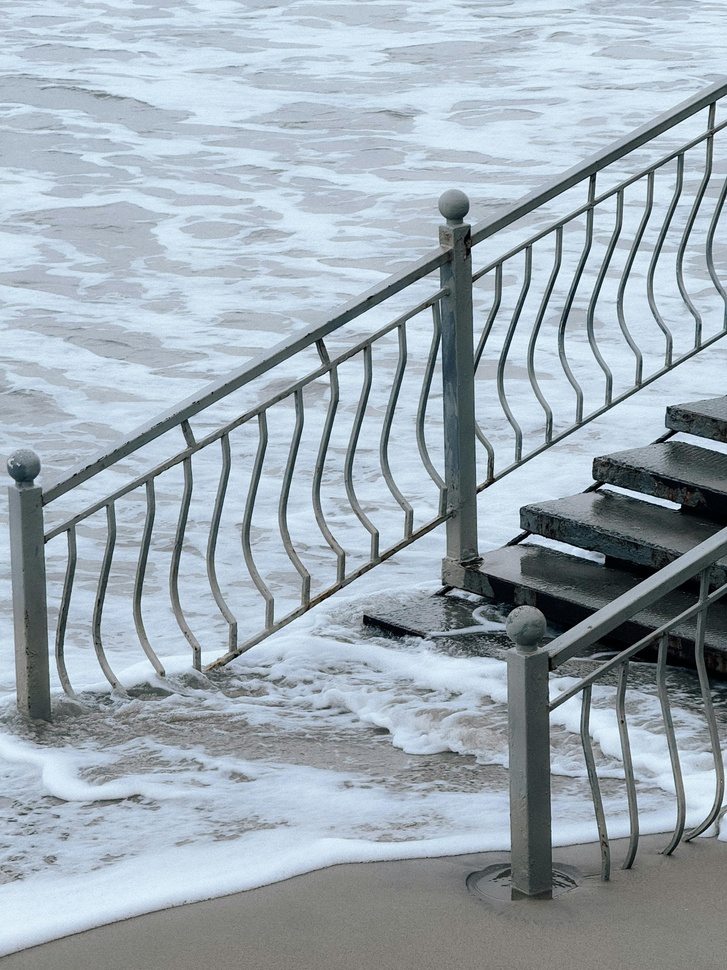
#> input picture pexels-marina-zvada-844583049-30388802.jpg, 727 x 970 px, shrunk from 3024 x 4032 before the run, found by its file name
$ jupyter execute implementation.ipynb   (shell and % lines are left out)   (older library calls are emulated)
#> lines starting #> are read from the running program, lines starting #| are printed output that depends on the picture
[cell 1]
import cv2
import numpy as np
import matplotlib.pyplot as plt

[cell 2]
img=cv2.imread(r"C:\Users\aman\Desktop\CVDL\LAB2\pexels-marina-zvada-844583049-30388802.jpg")
#> img is the input picture: shape (970, 727, 3); mean B, G, R 180.1, 170.6, 158.3
plt.imshow(img)

[cell 3]
img=cv2.cvtColor(img,cv2.COLOR_BGR2RGB)
plt.imshow(img)
plt.show()

[cell 4]
img.shape
#> Out = (970, 727, 3)

[cell 5]
sobel_x=cv2.Sobel(img,cv2.CV_64F,1,0,ksize=3)
sobel_y=cv2.Sobel(img,cv2.CV_64F,0,1,ksize=3)
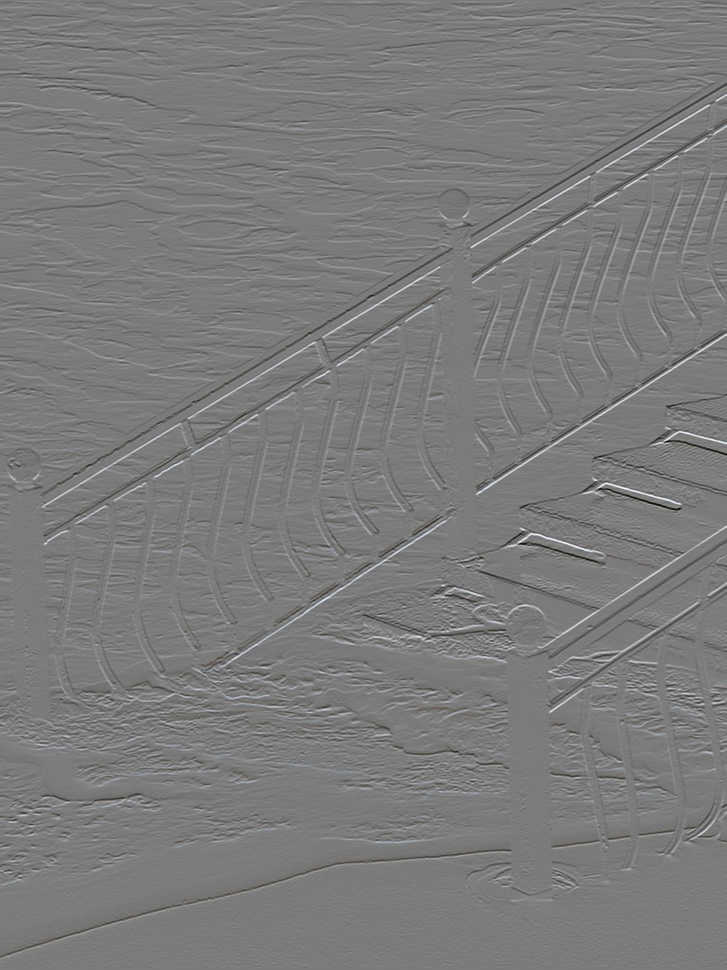
#> sobel_y: shape (970, 727, 3) float64; mean R, G, B -0.5, -0.7, -0.8; drawn with min black and max white

[cell 6]
type(sobel_x)

[cell 7]
sobel_x.shape
#> Out = (970, 727, 3)

[cell 8]
sobel_x.max()
#> Out = 906

[cell 9]
sobel_y.min()
#> Out = -905

[cell 10]
gradient_magnitude = np.sqrt(sobel_x**2 + sobel_y**2)

[cell 11]
def apply_canny_edge_detection(img,low_threshold, high_threshold):
#> called with low_threshold = 10, high_threshold = 30
    image=cv2.cvtColor(img,cv2.COLOR_BGR2GRAY)

    if image is None:
        raise FileNotFoundError(f"Image not found ")

    # Apply Gaussian Blur to reduce noise
    blurred_image = cv2.GaussianBlur(image, (5, 5), 1.4)
    plt.imshow(blurred_image)


    # Apply Canny Edge Detection
    edges = cv2.Canny(blurred_image, low_threshold, high_threshold)
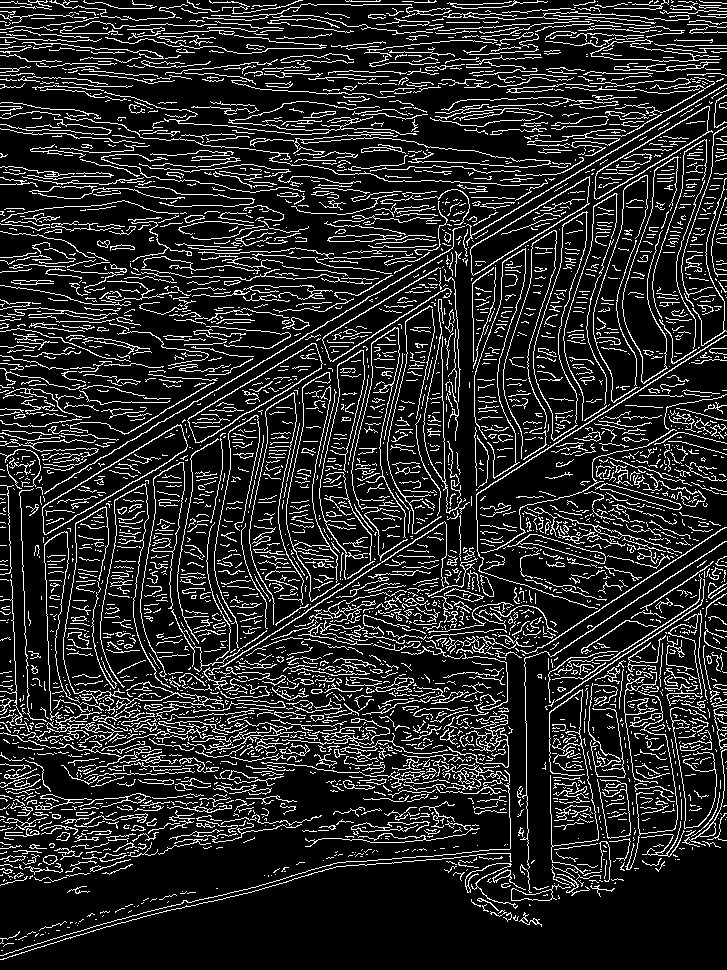
#> edges: shape (970, 727); 15.5% white in thin lines or dots

    return image, edges

[cell 12]
low_threshold = 10
high_threshold = 30


try:
    original_image, edges = apply_canny_edge_detection(img, low_threshold, high_threshold)


    plt.figure(figsize=(10, 5))
    plt.subplot(1, 2, 1)
    plt.title("Original Image")
    plt.imshow(original_image, cmap='gray')
    plt.axis('off')

    plt.subplot(1, 2, 2)
    plt.title("Canny Edge Detection")
    plt.imshow(edges, cmap='gray')
    plt.axis('off')

    plt.show()
except FileNotFoundError as e:
    print(e)

[cell 13]
def laplacian_of_gaussian(image, kernel_size, sigma):

#> called with kernel_size = 11, sigma = 0.5
    if image is None:
        raise FileNotFoundError(f"Image not found ")

    # Apply Gaussian Blur to smoothen the image
    blurred_image = cv2.GaussianBlur(image, (kernel_size, kernel_size), sigma)
#> blurred_image: shape (970, 727, 3)

    # Apply the Laplacian operator
    laplacian = cv2.Laplacian(blurred_image, cv2.CV_64F)

    # Take the absolute value to ensure the edges are visible
    edges = np.uint8(np.abs(laplacian))
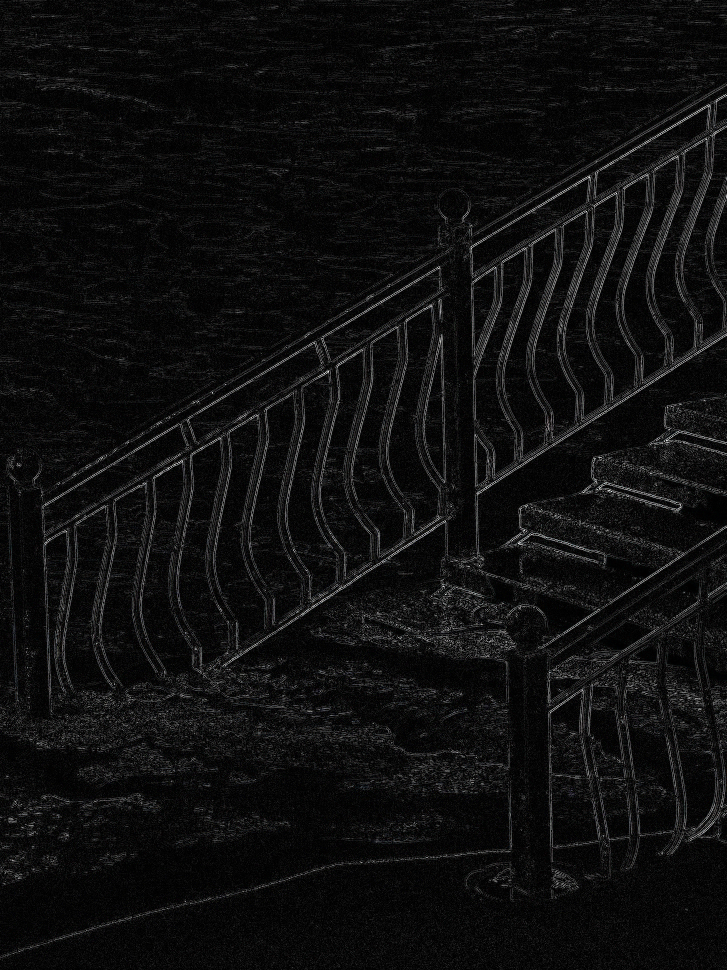
#> edges: shape (970, 727, 3); mean R, G, B 14.7, 14.8, 14.8

    return image, blurred_image, edges

[cell 14]
try:
    original_image, blurred_image, edges = laplacian_of_gaussian(img,11,0.5)

    # Display results
    plt.figure(figsize=(15, 5))
    plt.subplot(1, 3, 1)
    plt.title("Original Image")
    plt.imshow(original_image, cmap='gray')
    plt.axis('off')

    plt.subplot(1, 3, 2)
    plt.title("Blurred Image (Gaussian)")
    plt.imshow(blurred_image, cmap='gray')
    plt.axis('off')

    plt.subplot(1, 3, 3)
    plt.title("Edges (LoG)")
    plt.imshow(edges, cmap='gray')
    plt.axis('off')

    plt.tight_layout()
    plt.show()

except FileNotFoundError as e:
    print(e)

[cell 15]
def harris_corner_detection(image_path, block_size=2, ksize=3, k=0.04):
    # Read the image in grayscale
#> called with block_size = 2, ksize = 3, k = 0.04
    image = cv2.imread(image_path, cv2.IMREAD_GRAYSCALE)
#> image: shape (970, 727); min 0, max 253, mean 168
    if image is None:
        raise FileNotFoundError(f"Image not found at path: {image_path}")

    # Convert the grayscale image to a color image (for visualization)
    color_image = cv2.cvtColor(image, cv2.COLOR_GRAY2BGR)

    # Harris Corner Detection
    corners = cv2.cornerHarris(image, blockSize=block_size, ksize=ksize, k=k)
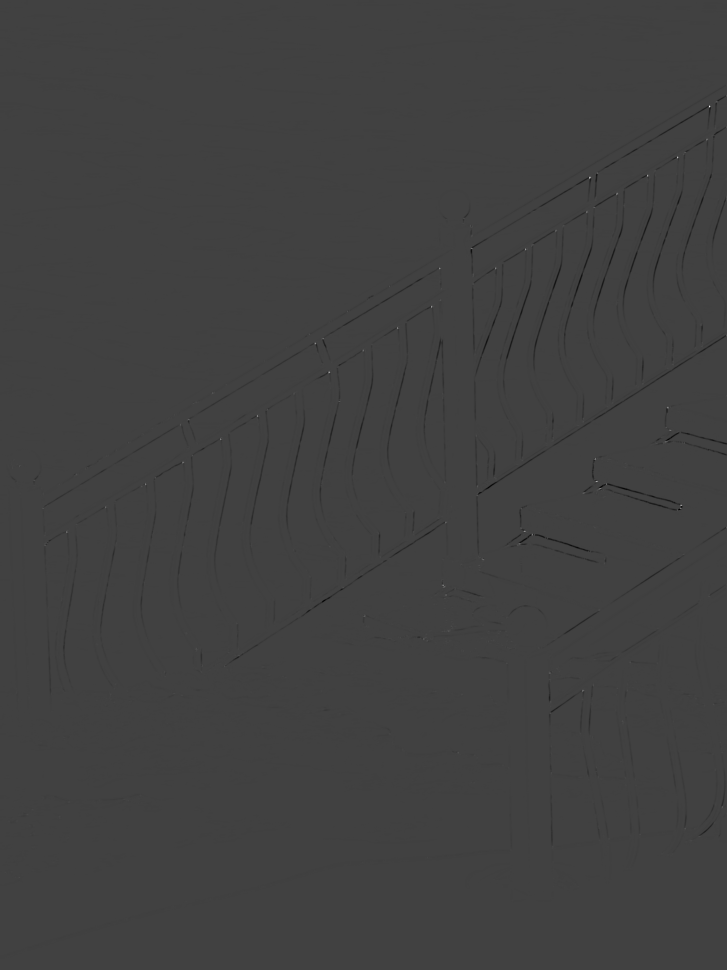
#> corners: shape (970, 727) float32; min -0.0162, max 0.0475, mean -6.81e-05; drawn with min black and max white

    # Dilate the corners to enhance visibility
    corners_dilated = cv2.dilate(corners, None)
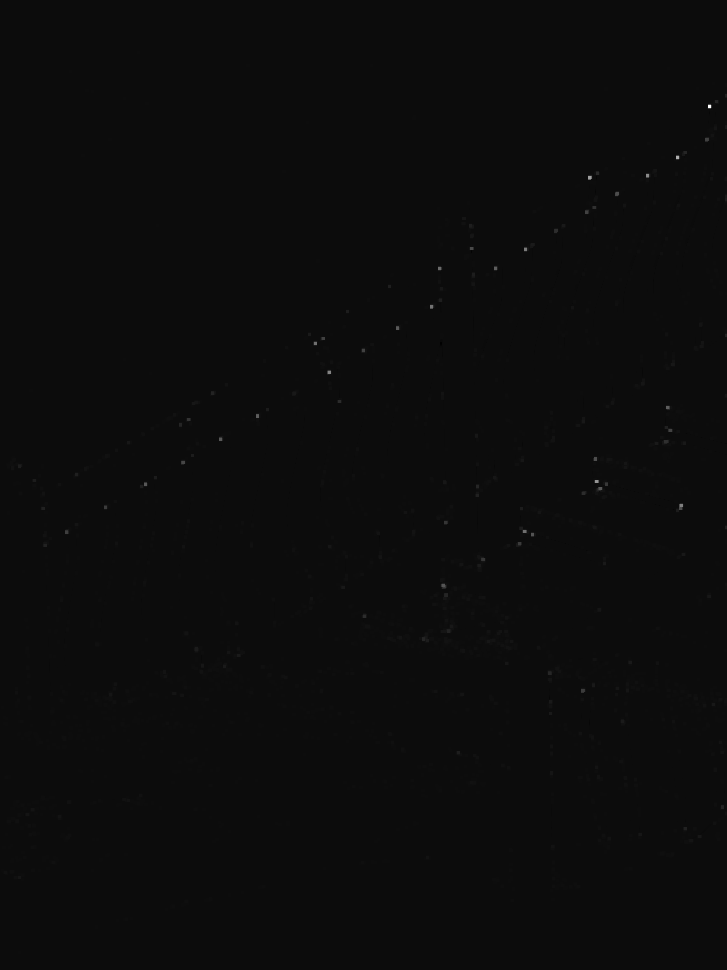
#> corners_dilated: shape (970, 727) float32; min -0.00247, max 0.0475, mean 2.95e-05; drawn with min black and max white

    # Mark corners on the image
    color_image[corners_dilated > 0.01 * corners_dilated.max()] = [0, 0, 255]  # Red for corners
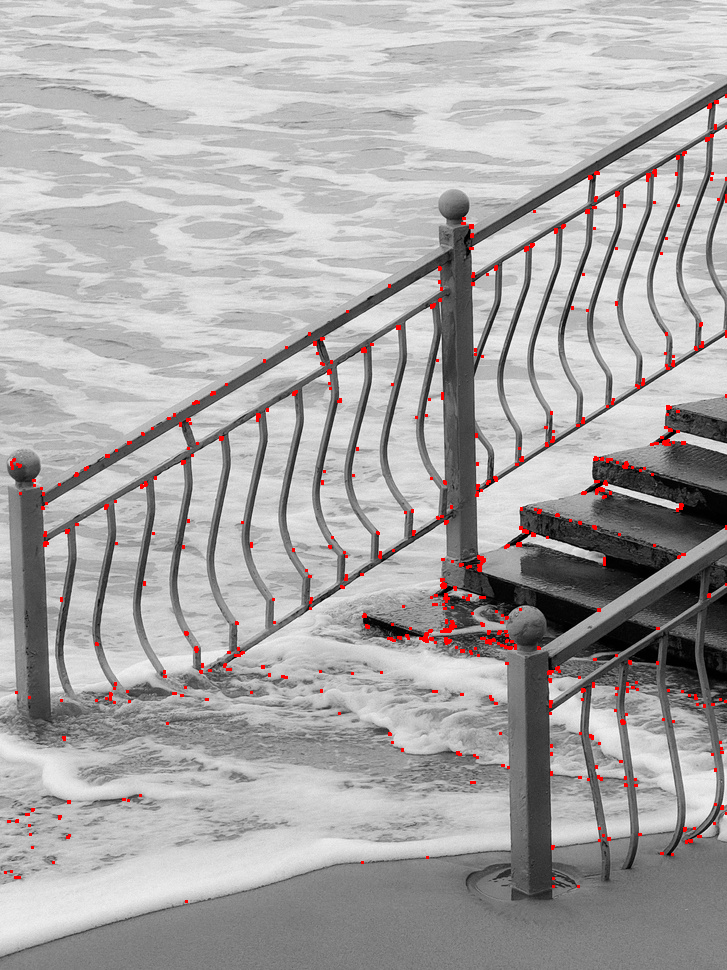
#> color_image: shape (970, 727, 3); mean B, G, R 166.8, 166.8, 169.3

    # Display results
    plt.figure(figsize=(10, 5))
    plt.subplot(1, 2, 1)
    plt.title("Original Grayscale Image")
    plt.imshow(image, cmap='gray')
    plt.axis('off')

    plt.subplot(1, 2, 2)
    plt.title("Harris Corners Detected")
    plt.imshow(cv2.cvtColor(color_image, cv2.COLOR_BGR2RGB))
    plt.axis('off')

    plt.show()
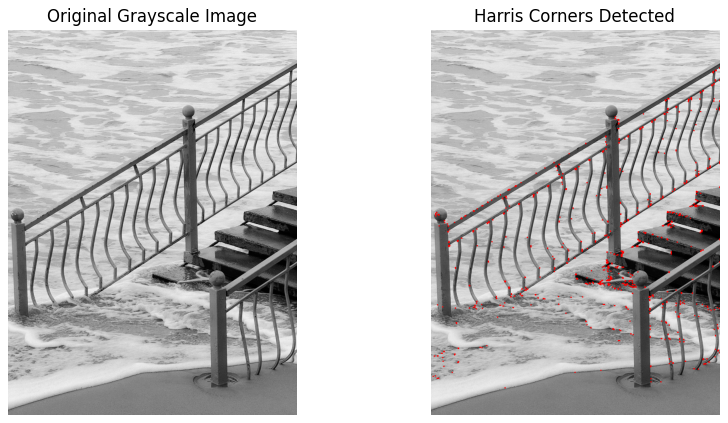
#> figure drawn by matplotlib, 2 panels

# Parameters for Harris Corner Detection
image_path = r'C:\Users\aman\Desktop\CAPSTONE\CVDL\LAB2\pexels-marina-zvada-844583049-30388802.jpg'  # Replace with your image path
block_size = 2  # Neighborhood size for corner detection
ksize = 3       # Aperture size for the Sobel operator
k = 0.04        # Harris detector free parameter

try:
    harris_corner_detection(image_path, block_size, ksize, k)
except FileNotFoundError as e:
    print(e)

$ run again, with pexels-cdomingues10-731022.jpg copied over pexels-marina-zvada-844583049-30388802.jpg
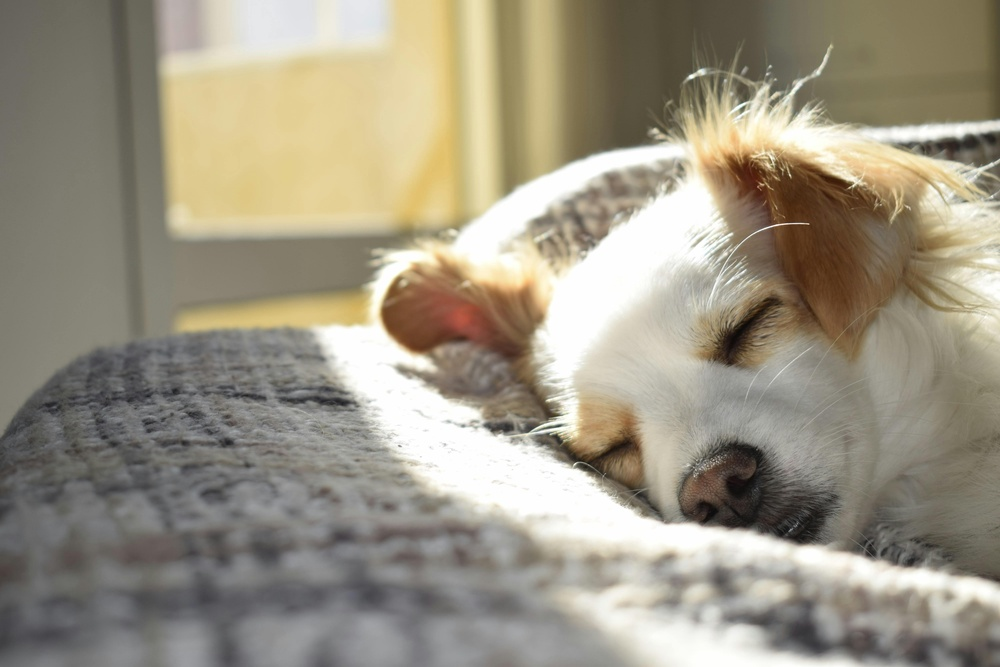
#> input picture pexels-cdomingues10-731022.jpg, 1000 x 667 px, shrunk from 6000 x 4000 before the run, found by its file name
#> img is the input picture: shape (667, 1000, 3); mean B, G, R 131.2, 148.5, 155.7
#> `sobel_x.max()`: Out = 567
#> `sobel_y.min()`: Out = -730
#> in apply_canny_edge_detection, `edges = cv2.Canny(blurred_image, low_threshold, high_threshold)`:
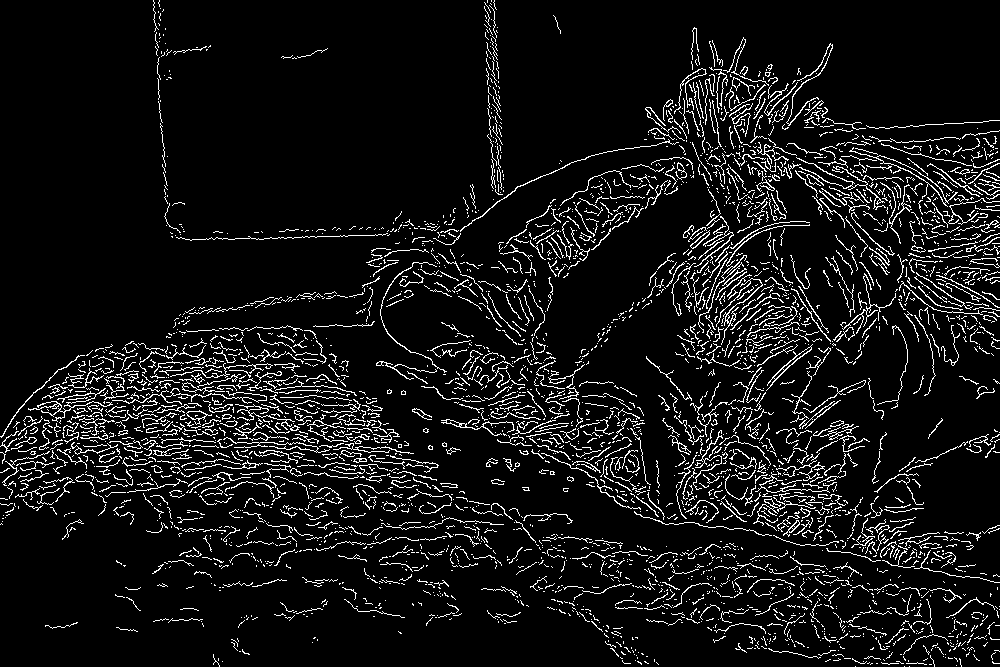
#> edges: shape (667, 1000); 7.9% white in thin lines or dots
#> in harris_corner_detection, `plt.show()`:
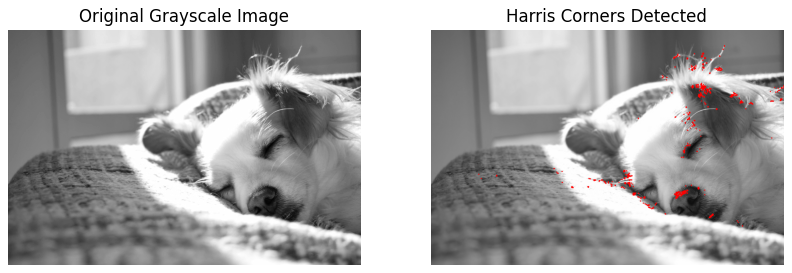
#> figure drawn by matplotlib, 2 panels
